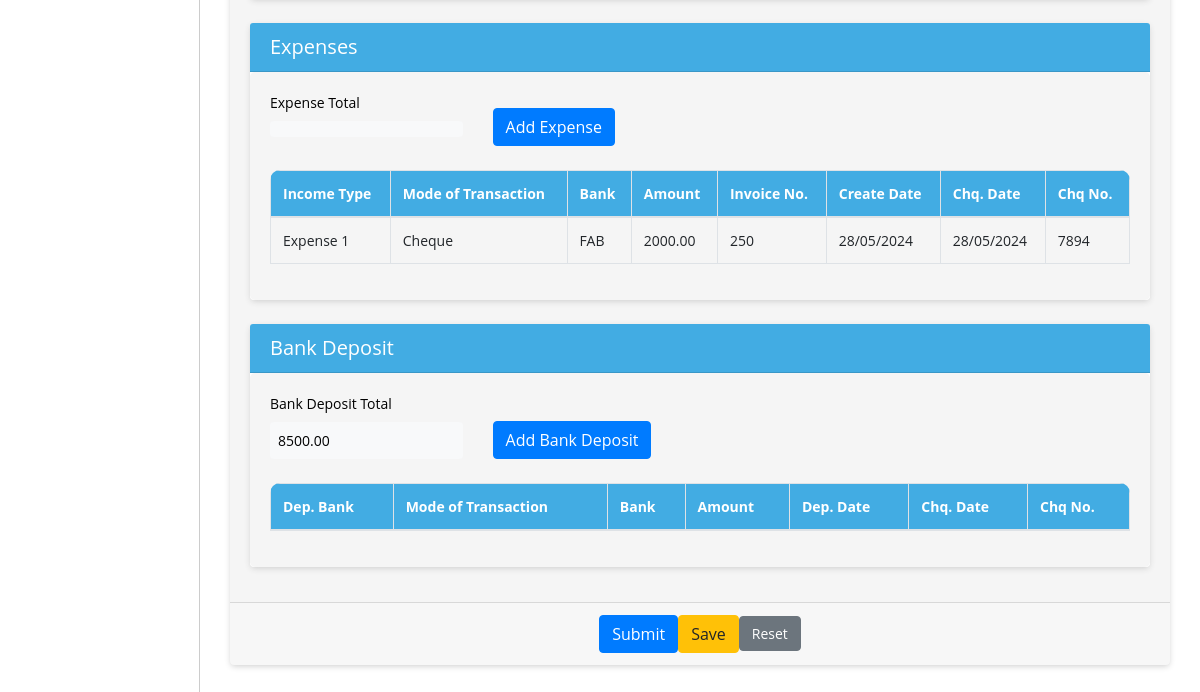
/list-expense/ (signed in, lower part), run on an earlier commit of the app's database.
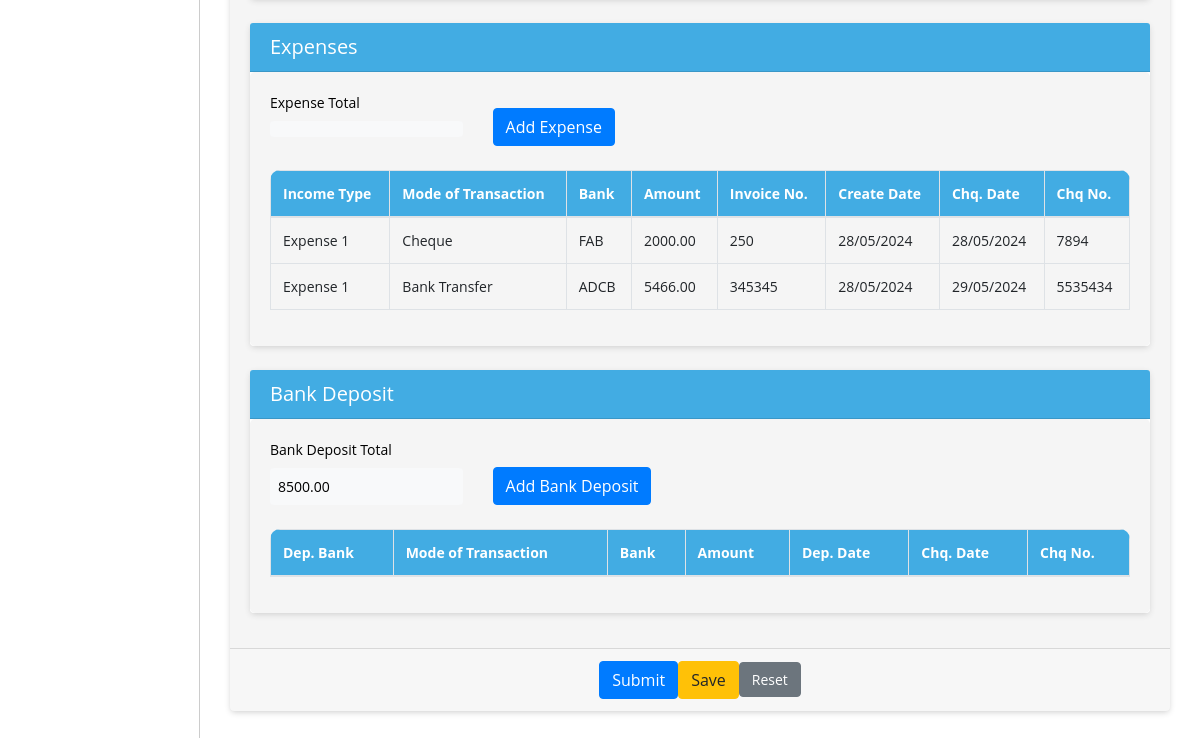
And on a later commit of the database.
### biztrackapp/models.py (models this page shows, shortened)
class Expense(models.Model):
    expense_type = models.ForeignKey(ExpenseType, on_delete=models.CASCADE)
    amount = models.DecimalField(max_digits=10, decimal_places=2)
    cheque_no = models.CharField(max_length=255,null=True,blank=True)
    invoice_no = models.CharField(max_length=255)
    mode_of_transaction = models.ForeignKey(TransactionMode, on_delete=models.CASCADE)
    cheque_date = models.DateField()
    bank = models.ForeignKey(Bank, on_delete=models.CASCADE)
    business_profile = models.CharField(max_length=255, null=True)
    created_on = models.DateTimeField(auto_now_add=True)
    updated_on = models.DateTimeField(auto_now=True)

class ExpenseType(models.Model):
    name = models.CharField(max_length=255)
    business_profile = models.CharField(max_length=255, null=True)
    status = models.BooleanField(default=False)
    created_on = models.DateTimeField(auto_now_add=True, null=True)

class TransactionMode(models.Model):
    name = models.CharField(max_length=255)
    business_profile = models.CharField(max_length=255, null=True)
    status = models.BooleanField(default=False)
    created_on = models.DateTimeField(auto_now_add=True, null=True)

class Bank(models.Model):
    name = models.CharField(max_length=255)
    account_number = models.CharField(max_length=50)
    opening_balance = models.DecimalField(max_digits=10, decimal_places=2)
    business_profile = models.CharField(max_length=255, null=True)
    status = models.BooleanField(default=False)
    created_on = models.DateTimeField(auto_now_add=True, null=True)

### biztrackapp/views.py (the view)
# urls.py: path('list-expense/', list_expense, name='list_expense'),
def list_expense(request):
    shop_admin = get_object_or_404(ShopAdmin, user=request.user)
    shop = shop_admin.shop
    business_profile = get_object_or_404(BusinessProfile, name=shop.name)
    expense = Expense.objects.filter(business_profile=business_profile.id)
    return render(request, 'create_daily_summary.html', {'expenses': expense})

### biztrackapp/templates/create_daily_summary.html (shortened to what the changed rows need)
{% extends 'base.html' %}
{% block content %}
<div class="container ">
    <div class="card  ">
          <form method="post">
        <div class="card-body ">
            <div class="card  mt-4">
                <div class="card-body bg-white  br-5">
                    <div class="table-responsive">
                    <table id="tableexpense"  class="table table-bordered table-striped nowrap"  style="width: 100%;">
                        <thead class="thead-light" style="border-color: transparent !important;">
                            <tr>
                                <th>Income Type</th>
                                <th>Mode of Transaction</th>
                                <th>Bank</th>
                                <th>Amount</th>
                                <th>Invoice No.</th>
                                <th>Create Date</th>
                                <th>Chq. Date</th>
                                <th>Chq No.</th>
                            </tr>
                        </thead>
                        <tbody>
                            {% for expense in expenses %}
                            <tr>
                                <td>{{ expense.expense_type.name }}</td>
                                <td>{{ expense.mode_of_transaction.name }}</td>
                                <td>{{ expense.bank.name }}</td>
                                <td>{{ expense.amount }}</td>
                                <td>{{ expense.invoice_no}}</td>
                                <td>{{ expense.created_on|date:"d/m/Y" }}</td>
                                <td>{{ expense.cheque_date|date:"d/m/Y" }}</td>
                                <td>{{ expense.cheque_no }}</td>
                            </tr>
                            {% endfor %}
                        </tbody>
                    </table>
                    </div>
                </div>
            </div>
            <div class="card  mt-4">
                <div class="card-body bg-white  br-5">
                    <div class="table-responsive">
                    <table id="tablebankdeposit"  class="table table-bordered table-striped nowrap"  style="width: 100%;">
                        <thead class="thead-light" style="border-color: transparent !important;">
                            <tr>
                                <th>Dep. Bank</th>
                                <th>Mode of Transaction</th>
                                <th>Bank</th>
                                <th>Amount</th>
                                <th>Dep. Date</th>
                                <th>Chq. Date</th>
                                <th>Chq No.</th>
                            </tr>
                        </thead>
                    </table>
                    </div>
                </div>
            </div>
        </div>
    </form>
    </div>
</div>
{% endblock %}

What changed in the data, as far as the page shows it:
added Expense: expense_type.name "Expense 1", mode_of_transaction.name "Bank Transfer", bank.name "ADCB", amount "5466.00", invoice_no "345345", created_on "28/05/2024", cheque_date "29/05/2024", cheque_no "5535434"
